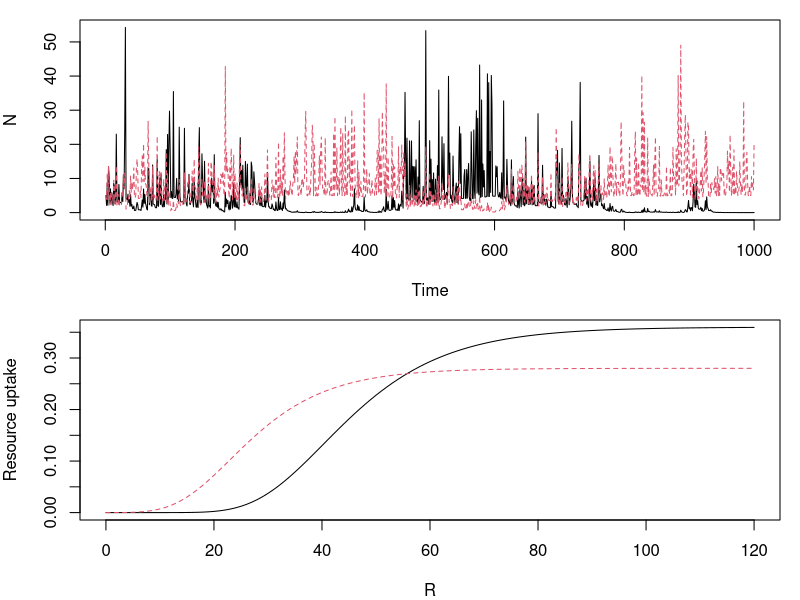

R code for this plot:
# coexistence via relative nonlinearity
# two species competing for a shared, fluctuating resource
rm(list=ls())

####
#### Parameters
####

# initial conditions
maxDays <- 120 #Rfreq*cycles
years <- 1000
burn.in <- 120
NR <- c(N=c(1,1),R=90)

parmsB <- list(
  a = c(0.36,0.28),  # max growth rate for spp 1 and 2
  b1 = c(25,10),  # right offset for growth rates 
  b2 = c(0.08,0.1)  # rates at which max is approached
)


#---------------------------
# define functions
#---------------------------
library(deSolve)
updateNR = function(t, NR, parms) { 
  #### RRmod "Resource Ratio Model" 
  #### Continuous two species resource model with an essential resource
  with(as.list(c(NR, parms)), { 
    dN1dt = N1*b[1]*(c[1]*w[1]*R - m[1]) ##spp 1 growth
    dN2dt = N2*b[2]*(c[2]*w[2]*R - m[2]) ##spp 2 growth
    dRdt = -1 * (c[1]*N1 + c[2]*N2) ##resource draw down
    list(c(dN1dt, dN2dt, dRdt))
  }) 
}

getB <- function(parmsB, R){
  #   attach(parms)
  spp1 <- parmsB$a[1]*exp(-parmsB$b1[1]*exp(-parmsB$b2[1]*R))
  spp2 <- parmsB$a[2]*exp(-parmsB$b1[2]*exp(-parmsB$b2[2]*R))   ## sp. 2 biomass assimilation
  #   detach(parms)
  return(c(spp1, spp2))
}

####
#### Run simulations
####
Nstart <- 5
Nsave <- matrix(nrow = years, ncol=2)
Nsave[1,] <- c(Nstart,Nstart)
for(g in 2:years){
  days = 1:maxDays
  NR[3] <- rnorm(1,50,10)
  # species parameters 
  cNow <- getB(parmsB, NR[3])
  parms <- list(
    b = c(0.1, 0.1), #biomass conversion efficiency
    c = as.numeric(cNow), #consumption rates of resource
    w = c(0.5, 0.5), #biomass assimilation rate
    m = c(5, 5) #loss of assimilated biomass
  )
  output = as.data.frame(ode(y = NR, times = days, func = updateNR, parms = parms))
  N = output[,2:3]
  nMax <- c(max(N[1]), max(N[2]))
  seedFrac1 <- nMax[1] / (sum(nMax))
  NR <- c(N=c(seedFrac1*Nstart, (1-seedFrac1)*Nstart),R=NA)
  Nsave[g,] <- nMax
}

par(mfrow=c(2,1),mar=c(4,4,1,1))
matplot(c(1:years),Nsave,type="l",xlab="Time",ylab="N")

gomp <- function(parmsB,R){
  #   attach(parms)
  out1 <- parmsB$a[1]*exp(-parmsB$b1[1]*exp(-parmsB$b2[1]*R))
  out2 <- parmsB$a[2]*exp(-parmsB$b1[2]*exp(-parmsB$b2[2]*R))
  #   detach(parms)
  return(cbind(out1,out2))
}
R <- 0:120
tmp<-gomp(parmsB=parmsB,R)
matplot(R,tmp,type="l",ylab="Resource uptake")
